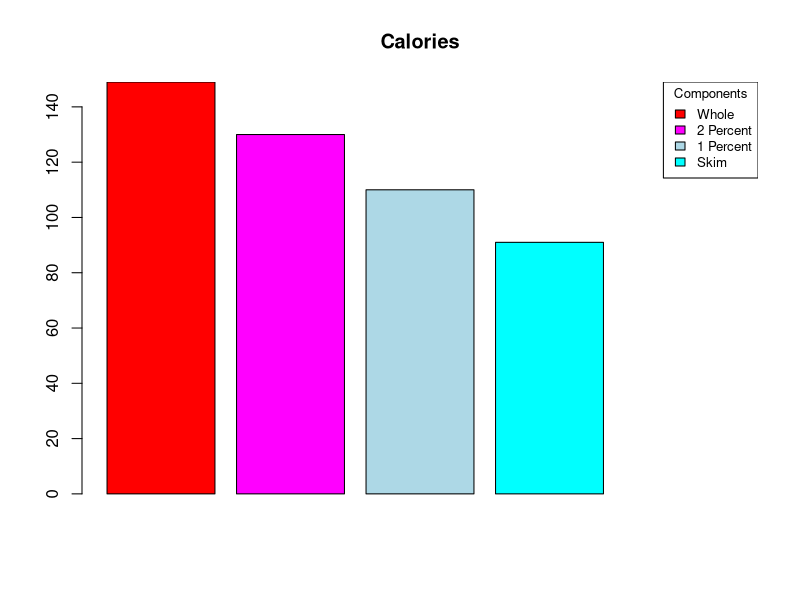
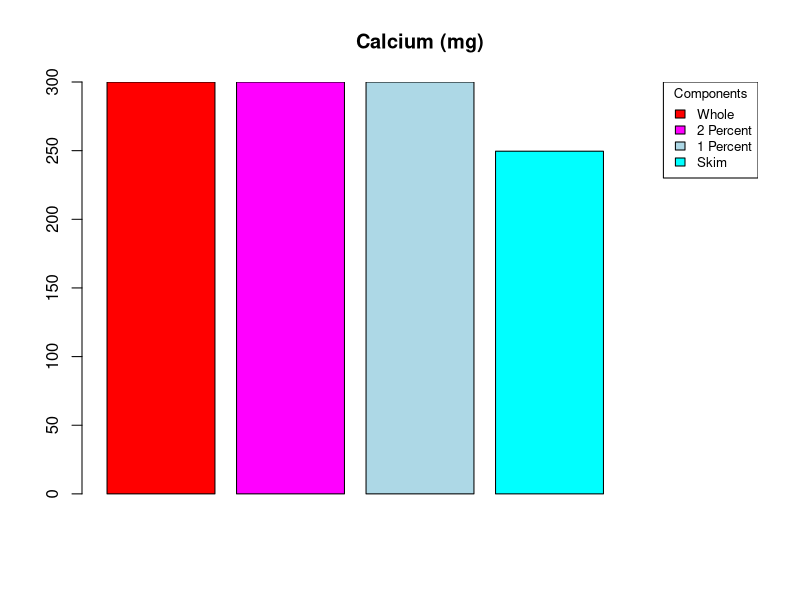
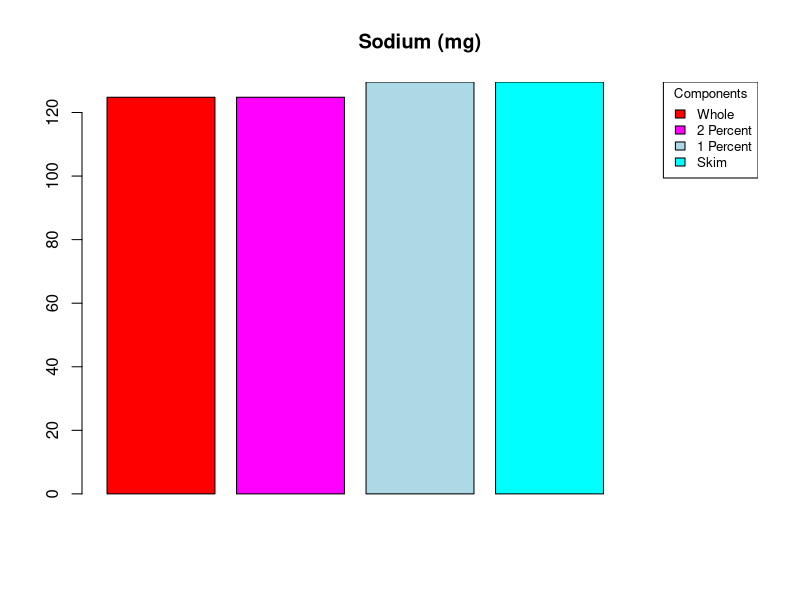
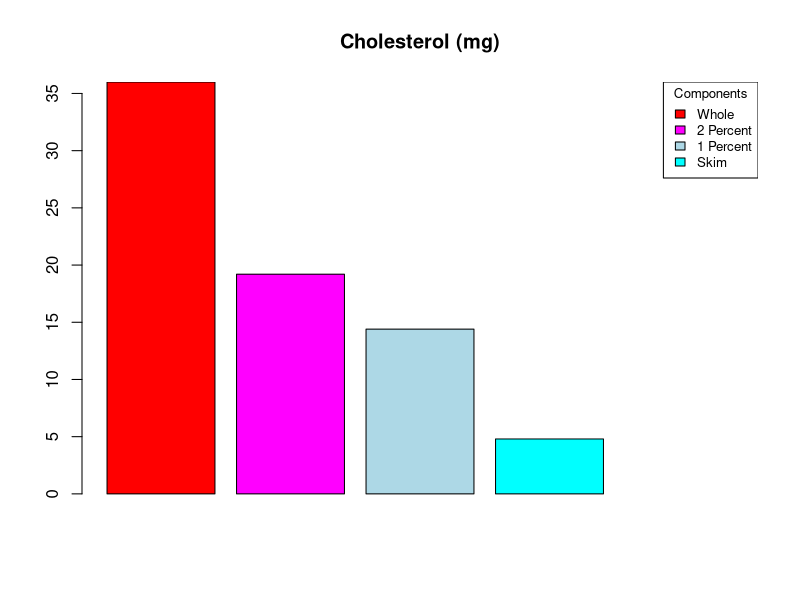
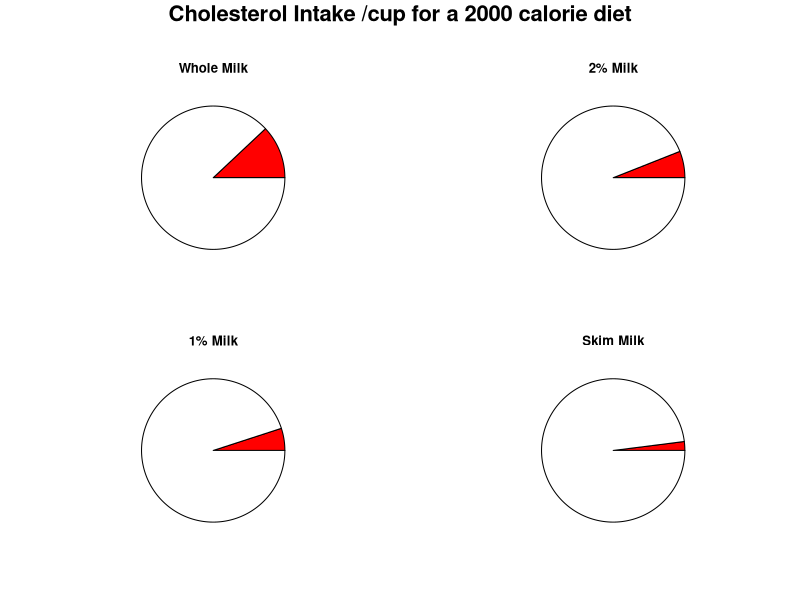

Source code (R) for these figures, in order:
## ---- chunk 1
knitr::opts_chunk$set(echo = TRUE)
library(tidyverse)
library(readxl)
## ---- chunk 2
df <- readxl::read_xlsx('nutri.xlsx')|>
  head(11)
nutri <- df |>
  as.data.frame() |>
  mutate(Whole = as.double(Whole))
nutri_d <- nutri |>
  mutate(mean_diff = rowMeans(across(c(Whole, `2 Percent`, `1 Percent`))) -Skim) |>
  select(c(1,6))
print(nutri_d)

## ---- chunk 3
extra = c (0,0,0,0)
selected_rows <- nutri[c(1, 3, 5, 11), ]
nutri_bp = cbind(selected_rows, extra)
rows_to_plot <- c(1, 2, 3, 4)
legend_labels <- names(nutri_bp)[2:(ncol(nutri_bp) - 1)]

# Loop
for (i in rows_to_plot) {
  values <- as.numeric(nutri_bp[i, 2:ncol(nutri_bp)])
  plot_title <- nutri_bp[i, 1]
  bc = c("red","magenta","lightblue","cyan","transparent")
  bar_pos <- barplot(values, main = plot_title, col = bc, border = NA) 
  for (j in seq_along(values)) { if (values[j] != 0) { 
    rect(bar_pos[j] - 0.5, 0, bar_pos[j] + 0.5, values[j], border = "black") } 
    } 
  legend("topright", legend = legend_labels, fill = bc[-length(bc)], title = "Components", cex = 0.8)
}

## ---- chunk 4
# Making a layout
layout(matrix(c(1, 1, 2, 3, 4, 5), nrow=3, ncol=2, byrow=TRUE), heights=c(0.2, 1, 1))
par(mar=c(0, 0, 2, 0)) # Adjust margins for the title
plot.new()
title(main="Cholesterol Intake /cup for a 2000 calorie diet", cex.main=2, font.main=2)
percentages <- c(12, 6, 5, 2)
titles <- c("Whole Milk", "2% Milk", "1% Milk", "Skim Milk")
colors <- c("red", "white")

par(mar=c(4, 4, 2, 2)) # Adjusting margins

#Pie charts
for (i in 1:4) { pie(c(percentages[i], 100 - percentages[i]), labels = c("", ""), col = colors, main = titles[i], cex = 1.5)}
